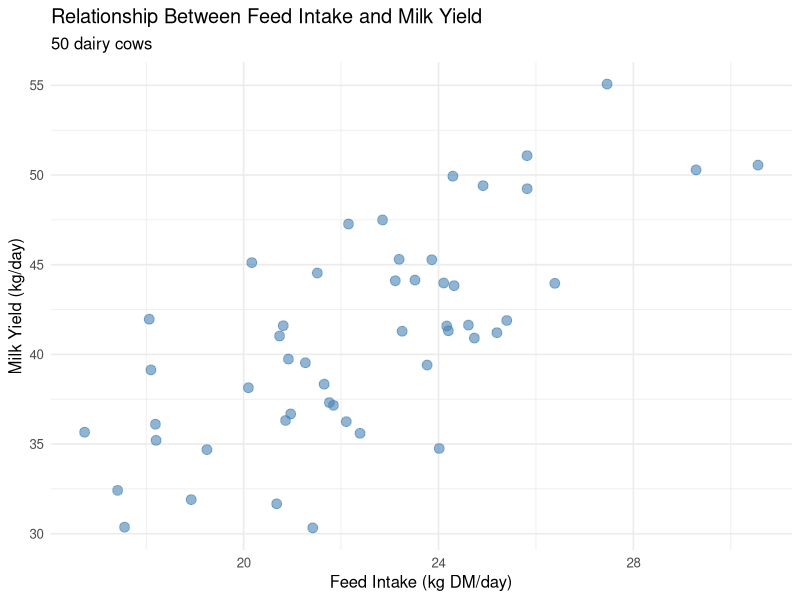
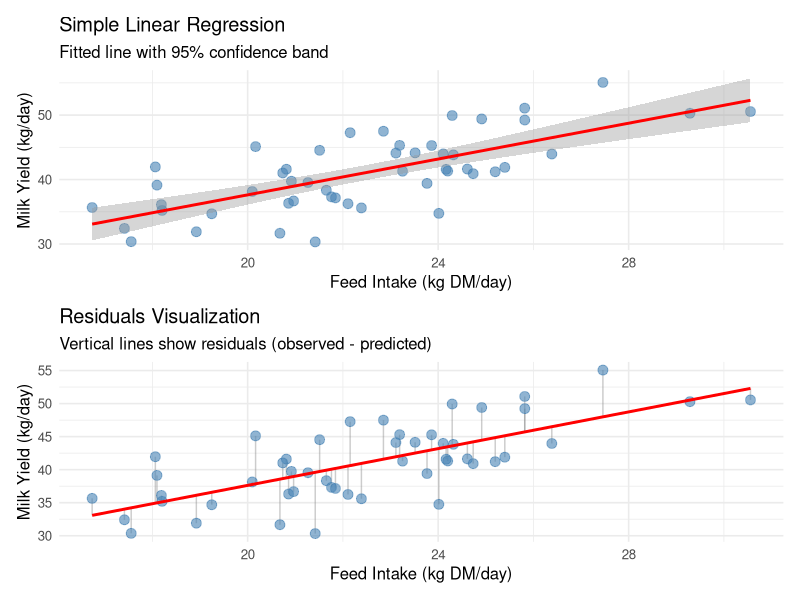
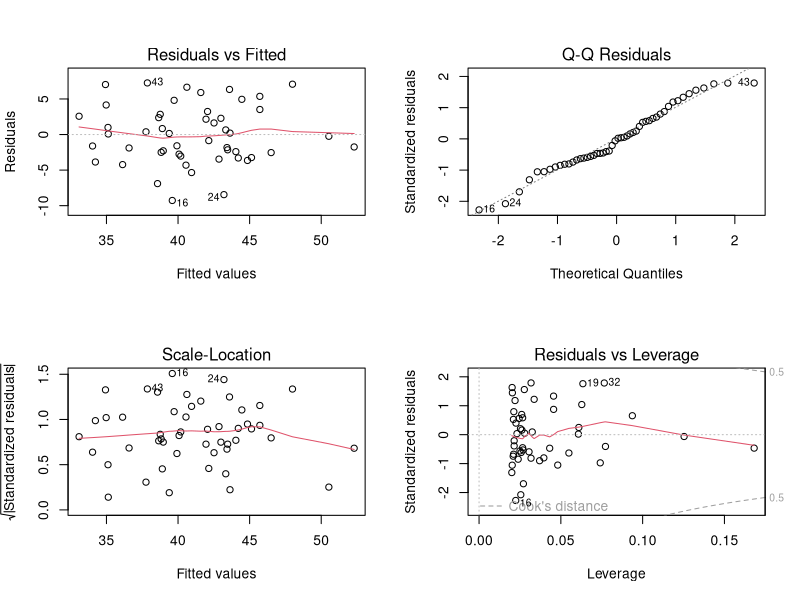
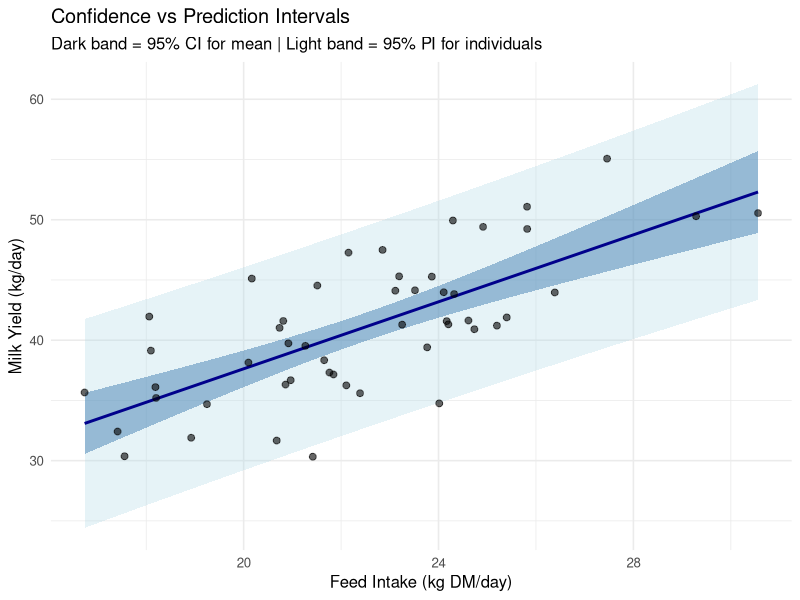
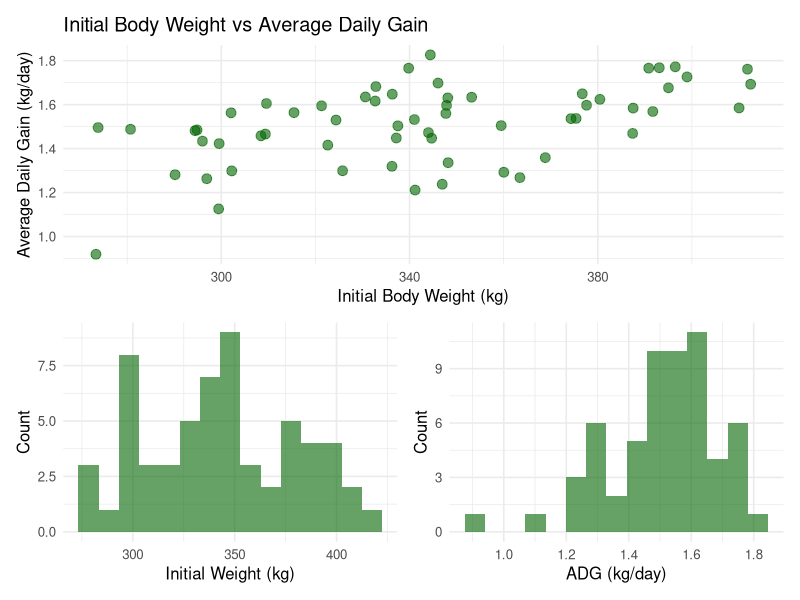
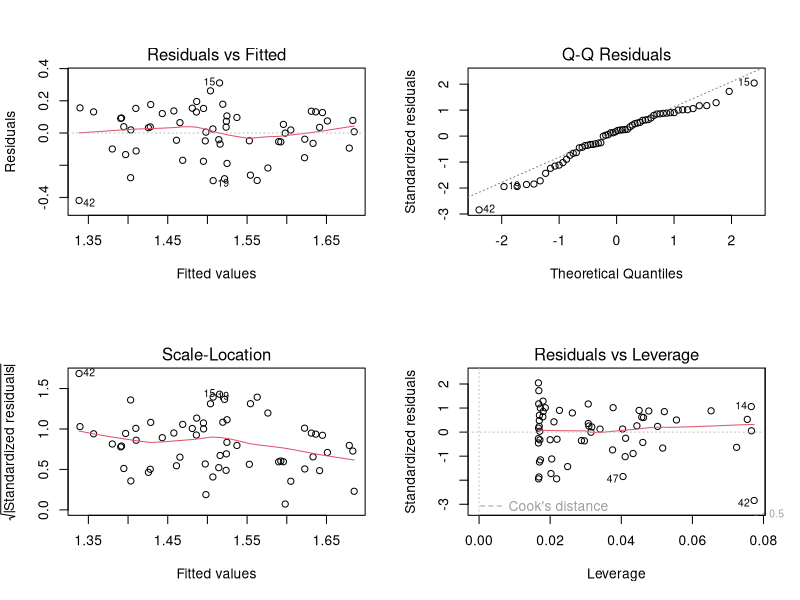
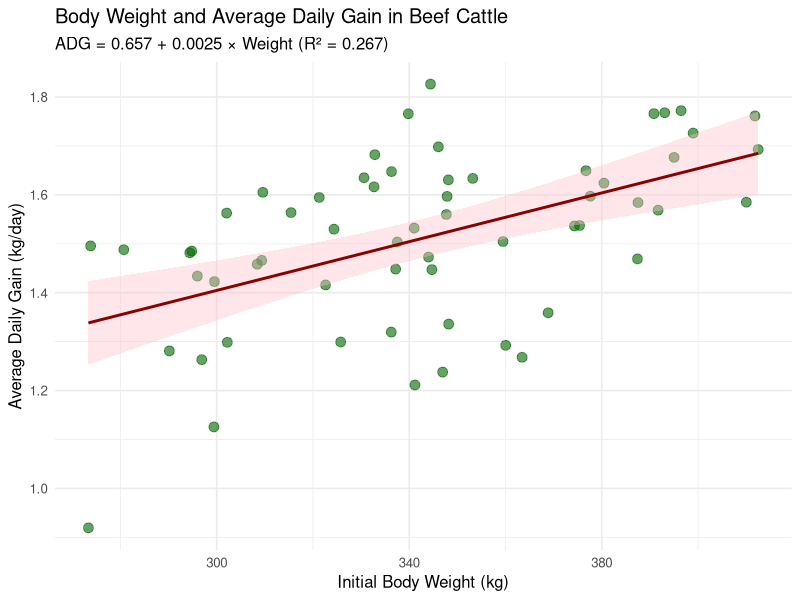

Here is the R script that generated these plots, in order:
## ---- chunk 1
#| include: false

# Load required packages
library(tidyverse)
library(broom)
library(patchwork)
library(car)

# Set theme for all plots
theme_set(theme_minimal(base_size = 12))

# Set seed for reproducibility
set.seed(2025)
## ---- chunk 2
# Simulate dairy cow data
n <- 50
feed_intake <- rnorm(n, mean = 22, sd = 3)  # kg DM/day

# Milk yield depends on feed intake plus random variation
milk_yield <- 8 + 1.5 * feed_intake + rnorm(n, mean = 0, sd = 4)  # kg/day

# Create data frame
dairy_data <- tibble(
  cow_id = 1:n,
  feed_intake = feed_intake,
  milk_yield = milk_yield
)

# Visualize relationship
ggplot(dairy_data, aes(x = feed_intake, y = milk_yield)) +
  geom_point(size = 3, alpha = 0.6, color = "steelblue") +
  labs(
    title = "Relationship Between Feed Intake and Milk Yield",
    subtitle = "50 dairy cows",
    x = "Feed Intake (kg DM/day)",
    y = "Milk Yield (kg/day)"
  ) +
  theme_minimal(base_size = 12)
## ---- chunk 3
# Pearson correlation
cor_result <- cor.test(dairy_data$feed_intake, dairy_data$milk_yield)

# Display results
cor_result

# Extract key values
r_value <- cor_result$estimate
p_value <- cor_result$p.value
ci_lower <- cor_result$conf.int[1]
ci_upper <- cor_result$conf.int[2]
## ---- chunk 4
# Fit simple linear regression
model1 <- lm(milk_yield ~ feed_intake, data = dairy_data)

# Display summary
summary(model1)
## ---- chunk 5
# Tidy output with broom
tidy_model <- tidy(model1, conf.int = TRUE)
tidy_model

# Extract coefficients
intercept <- coef(model1)[1]
slope <- coef(model1)[2]
## ---- chunk 6
# Base scatter plot with regression line
p1 <- ggplot(dairy_data, aes(x = feed_intake, y = milk_yield)) +
  geom_point(size = 3, alpha = 0.6, color = "steelblue") +
  geom_smooth(method = "lm", se = TRUE, color = "red", linewidth = 1) +
  labs(
    title = "Simple Linear Regression",
    subtitle = "Fitted line with 95% confidence band",
    x = "Feed Intake (kg DM/day)",
    y = "Milk Yield (kg/day)"
  )

# Add residuals visualization
dairy_augmented <- augment(model1, data = dairy_data)

p2 <- ggplot(dairy_augmented, aes(x = feed_intake, y = milk_yield)) +
  geom_segment(aes(xend = feed_intake, yend = .fitted),
               alpha = 0.4, color = "gray50") +
  geom_point(size = 3, alpha = 0.6, color = "steelblue") +
  geom_line(aes(y = .fitted), color = "red", linewidth = 1) +
  labs(
    title = "Residuals Visualization",
    subtitle = "Vertical lines show residuals (observed - predicted)",
    x = "Feed Intake (kg DM/day)",
    y = "Milk Yield (kg/day)"
  )

# Combine plots
p1 / p2
## ---- chunk 7
# Extract R-squared
model_summary <- glance(model1)
model_summary

r_squared <- model_summary$r.squared
adj_r_squared <- model_summary$adj.r.squared
## ---- chunk 8
rse <- model_summary$sigma
## ---- chunk 9
# Extract slope test
slope_test <- tidy_model[2, ]
t_stat <- slope_test$statistic
p_val <- slope_test$p.value
## ---- chunk 10
#| fig.height: 8
#| fig.width: 8

# Set up 2x2 plotting layout
par(mfrow = c(2, 2))
plot(model1)
par(mfrow = c(1, 1))  # Reset
## ---- chunk 11
# Shapiro-Wilk test for normality of residuals
shapiro_test <- shapiro.test(residuals(model1))

# Breusch-Pagan test for heteroscedasticity
bp_test <- car::ncvTest(model1)

# Display results
cat("Shapiro-Wilk test (normality): p =", sprintf("%.4f", shapiro_test$p.value), "\n")
cat("Breusch-Pagan test (homoscedasticity): p =", sprintf("%.4f", bp_test$p), "\n")
## ---- chunk 12
# New data for prediction
new_data <- tibble(
  feed_intake = c(20, 25)
)

# Confidence intervals (for mean response)
pred_conf <- predict(model1, newdata = new_data, interval = "confidence", level = 0.95)

# Prediction intervals (for individual response)
pred_pred <- predict(model1, newdata = new_data, interval = "prediction", level = 0.95)

# Combine results
predictions_table <- tibble(
  feed_intake = new_data$feed_intake,
  predicted_yield = pred_conf[, "fit"],
  ci_lower = pred_conf[, "lwr"],
  ci_upper = pred_conf[, "upr"],
  pi_lower = pred_pred[, "lwr"],
  pi_upper = pred_pred[, "upr"]
)

# Display
knitr::kable(predictions_table, digits = 2,
             caption = "Predicted milk yields with 95% confidence and prediction intervals")
## ---- chunk 13
# Create prediction grid
pred_grid <- tibble(
  feed_intake = seq(min(dairy_data$feed_intake),
                    max(dairy_data$feed_intake),
                    length.out = 100)
)

# Get predictions
pred_grid$fit <- predict(model1, newdata = pred_grid)
pred_ci <- predict(model1, newdata = pred_grid, interval = "confidence")
pred_pi <- predict(model1, newdata = pred_grid, interval = "prediction")

pred_grid$ci_lower <- pred_ci[, "lwr"]
pred_grid$ci_upper <- pred_ci[, "upr"]
pred_grid$pi_lower <- pred_pi[, "lwr"]
pred_grid$pi_upper <- pred_pi[, "upr"]

# Plot
ggplot() +
  # Prediction interval (wider, outer band)
  geom_ribbon(data = pred_grid,
              aes(x = feed_intake, ymin = pi_lower, ymax = pi_upper),
              fill = "lightblue", alpha = 0.3) +
  # Confidence interval (narrower, inner band)
  geom_ribbon(data = pred_grid,
              aes(x = feed_intake, ymin = ci_lower, ymax = ci_upper),
              fill = "steelblue", alpha = 0.5) +
  # Regression line
  geom_line(data = pred_grid,
            aes(x = feed_intake, y = fit),
            color = "darkblue", linewidth = 1) +
  # Original data points
  geom_point(data = dairy_data,
             aes(x = feed_intake, y = milk_yield),
             size = 2, alpha = 0.6) +
  labs(
    title = "Confidence vs Prediction Intervals",
    subtitle = "Dark band = 95% CI for mean | Light band = 95% PI for individuals",
    x = "Feed Intake (kg DM/day)",
    y = "Milk Yield (kg/day)"
  ) +
  theme_minimal(base_size = 12)
## ---- chunk 14
# Simulate realistic cattle data
n_cattle <- 60
initial_weight <- rnorm(n_cattle, mean = 350, sd = 40)  # kg

# Heavier cattle tend to have slightly higher ADG
adg <- 0.8 + 0.002 * initial_weight + rnorm(n_cattle, mean = 0, sd = 0.15)  # kg/day

cattle_data <- tibble(
  steer_id = 1:n_cattle,
  initial_weight = initial_weight,
  adg = adg
)

# Summary statistics
cattle_data %>%
  summarise(
    n = n(),
    mean_weight = mean(initial_weight),
    sd_weight = sd(initial_weight),
    mean_adg = mean(adg),
    sd_adg = sd(adg)
  ) %>%
  knitr::kable(digits = 2, caption = "Summary statistics for cattle data")
## ---- chunk 15
# Scatter plot
p1 <- ggplot(cattle_data, aes(x = initial_weight, y = adg)) +
  geom_point(size = 3, alpha = 0.6, color = "darkgreen") +
  labs(
    title = "Initial Body Weight vs Average Daily Gain",
    x = "Initial Body Weight (kg)",
    y = "Average Daily Gain (kg/day)"
  )

# Marginal histograms
p2 <- ggplot(cattle_data, aes(x = initial_weight)) +
  geom_histogram(bins = 15, fill = "darkgreen", alpha = 0.6) +
  labs(x = "Initial Weight (kg)", y = "Count")

p3 <- ggplot(cattle_data, aes(x = adg)) +
  geom_histogram(bins = 15, fill = "darkgreen", alpha = 0.6) +
  labs(x = "ADG (kg/day)", y = "Count")

# Combine
p1 / (p2 | p3)
## ---- chunk 16
cor_cattle <- cor.test(cattle_data$initial_weight, cattle_data$adg)
cor_cattle
## ---- chunk 17
# Fit model
cattle_model <- lm(adg ~ initial_weight, data = cattle_data)

# Tidy output
tidy(cattle_model, conf.int = TRUE) %>%
  knitr::kable(digits = 4, caption = "Regression coefficients")

# Model fit statistics
glance(cattle_model) %>%
  select(r.squared, adj.r.squared, sigma, statistic, p.value) %>%
  knitr::kable(digits = 4, caption = "Model fit statistics")
## ---- chunk 18
coefs <- coef(cattle_model)
intercept_cattle <- coefs[1]
slope_cattle <- coefs[2]
## ---- chunk 19
#| fig.height: 8
#| fig.width: 8

# Diagnostic plots
par(mfrow = c(2, 2))
plot(cattle_model)
par(mfrow = c(1, 1))
## ---- chunk 20
ggplot(cattle_data, aes(x = initial_weight, y = adg)) +
  geom_point(size = 3, alpha = 0.6, color = "darkgreen") +
  geom_smooth(method = "lm", se = TRUE, color = "darkred", fill = "pink") +
  labs(
    title = "Body Weight and Average Daily Gain in Beef Cattle",
    subtitle = sprintf("ADG = %.3f + %.4f × Weight (R² = %.3f)",
                      intercept_cattle, slope_cattle,
                      glance(cattle_model)$r.squared),
    x = "Initial Body Weight (kg)",
    y = "Average Daily Gain (kg/day)"
  ) +
  theme_minimal(base_size = 12)
## ---- chunk 21
# New data
new_cattle <- tibble(initial_weight = c(300, 400))

# Predictions with intervals
pred_cattle <- predict(cattle_model, newdata = new_cattle,
                       interval = "prediction", level = 0.95) %>%
  as_tibble() %>%
  bind_cols(new_cattle, .)

pred_cattle %>%
  knitr::kable(digits = 3,
               caption = "Predicted ADG with 95% prediction intervals")
## ---- chunk 22
# Calculate influence metrics
influence_metrics <- cattle_data %>%
  mutate(
    cooks_d = cooks.distance(cattle_model),
    leverage = hatvalues(cattle_model),
    std_resid = rstandard(cattle_model)
  ) %>%
  arrange(desc(cooks_d))

# Display top 5 by Cook's distance
influence_metrics %>%
  slice_head(n = 5) %>%
  select(steer_id, initial_weight, adg, cooks_d, leverage, std_resid) %>%
  knitr::kable(digits = 3, caption = "Top 5 observations by Cook's distance")
## ---- chunk 23
# Create publication-ready table
cattle_table <- tidy(cattle_model, conf.int = TRUE) %>%
  select(term, estimate, std.error, statistic, p.value, conf.low, conf.high) %>%
  mutate(
    term = case_match(term,
                      "(Intercept)" ~ "Intercept",
                      "initial_weight" ~ "Initial Weight (kg)")
  )

cattle_table %>%
  knitr::kable(
    digits = 4,
    col.names = c("Term", "Estimate", "SE", "t", "p", "95% CI Lower", "95% CI Upper"),
    caption = "Simple linear regression: ADG predicted by initial body weight"
  )
## ---- chunk 24
#| echo: false

tribble(
  ~Question, ~`If YES`, ~`If NO`,
  "One continuous Y and one continuous X?", "Continue", "Consider other methods",
  "Relationship appears linear?", "Continue", "Transform or use nonlinear model",
  "Want to quantify relationship/predict Y?", "Use regression", "Correlation may suffice",
  "Care about direction of prediction?", "Regression (Y ~ X)", "Correlation is symmetric",
  "Have multiple predictors?", "Multiple regression (Week 8!)", "Simple regression"
) %>%
  knitr::kable(caption = "Decision tree for simple linear regression")
